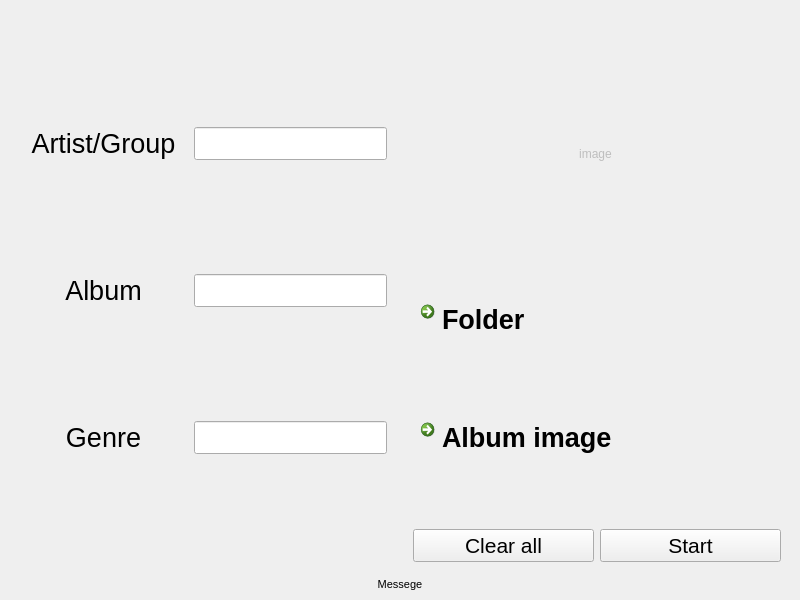
<?xml version="1.0" encoding="UTF-8"?>
<ui version="4.0">
 <class>MainWindow</class>
 <widget class="QMainWindow" name="MainWindow">
  <property name="geometry">
   <rect>
    <x>0</x>
    <y>0</y>
    <width>800</width>
    <height>600</height>
   </rect>
  </property>
  <property name="windowTitle">
   <string>MainWindow</string>
  </property>
  <widget class="QWidget" name="centralwidget">
   <layout class="QGridLayout" name="gridLayout">
    <item row="0" column="0">
     <layout class="QHBoxLayout" name="horizontalLayout">
      <item>
       <layout class="QVBoxLayout" name="verticalLayout">
        <property name="leftMargin">
         <number>10</number>
        </property>
        <property name="topMargin">
         <number>10</number>
        </property>
        <property name="rightMargin">
         <number>10</number>
        </property>
        <property name="bottomMargin">
         <number>10</number>
        </property>
        <item>
         <layout class="QHBoxLayout" name="horizontalLayout_2">
          <item>
           <widget class="QLabel" name="label_artist">
            <property name="font">
             <font>
              <pointsize>20</pointsize>
             </font>
            </property>
            <property name="text">
             <string>Artist/Group</string>
            </property>
            <property name="alignment">
             <set>Qt::AlignCenter</set>
            </property>
           </widget>
          </item>
          <item>
           <widget class="QLineEdit" name="input_artist">
            <property name="sizePolicy">
             <sizepolicy hsizetype="Minimum" vsizetype="Fixed">
              <horstretch>0</horstretch>
              <verstretch>0</verstretch>
             </sizepolicy>
            </property>
            <property name="font">
             <font>
              <pointsize>16</pointsize>
             </font>
            </property>
           </widget>
          </item>
         </layout>
        </item>
        <item>
         <layout class="QHBoxLayout" name="horizontalLayout_3">
          <item>
           <widget class="QLabel" name="label_album">
            <property name="font">
             <font>
              <pointsize>20</pointsize>
             </font>
            </property>
            <property name="text">
             <string>Album</string>
            </property>
            <property name="alignment">
             <set>Qt::AlignCenter</set>
            </property>
           </widget>
          </item>
          <item>
           <widget class="QLineEdit" name="input_album">
            <property name="sizePolicy">
             <sizepolicy hsizetype="Minimum" vsizetype="Fixed">
              <horstretch>0</horstretch>
              <verstretch>0</verstretch>
             </sizepolicy>
            </property>
            <property name="font">
             <font>
              <pointsize>16</pointsize>
             </font>
            </property>
           </widget>
          </item>
         </layout>
        </item>
        <item>
         <layout class="QHBoxLayout" name="horizontalLayout_4">
          <item>
           <widget class="QLabel" name="label_genre">
            <property name="font">
             <font>
              <pointsize>20</pointsize>
             </font>
            </property>
            <property name="layoutDirection">
             <enum>Qt::LeftToRight</enum>
            </property>
            <property name="text">
             <string>Genre</string>
            </property>
            <property name="alignment">
             <set>Qt::AlignCenter</set>
            </property>
           </widget>
          </item>
          <item>
           <widget class="QLineEdit" name="input_genre">
            <property name="sizePolicy">
             <sizepolicy hsizetype="Minimum" vsizetype="Fixed">
              <horstretch>0</horstretch>
              <verstretch>0</verstretch>
             </sizepolicy>
            </property>
            <property name="font">
             <font>
              <pointsize>16</pointsize>
             </font>
            </property>
           </widget>
          </item>
         </layout>
        </item>
       </layout>
      </item>
      <item>
       <layout class="QVBoxLayout" name="verticalLayout_2">
        <property name="leftMargin">
         <number>10</number>
        </property>
        <property name="topMargin">
         <number>10</number>
        </property>
        <property name="rightMargin">
         <number>10</number>
        </property>
        <property name="bottomMargin">
         <number>10</number>
        </property>
        <item>
         <layout class="QVBoxLayout" name="verticalLayout_3">
          <item>
           <widget class="QLabel" name="image_of_album">
            <property name="enabled">
             <bool>false</bool>
            </property>
            <property name="sizePolicy">
             <sizepolicy hsizetype="Preferred" vsizetype="Preferred">
              <horstretch>0</horstretch>
              <verstretch>0</verstretch>
             </sizepolicy>
            </property>
            <property name="maximumSize">
             <size>
              <width>365</width>
              <height>275</height>
             </size>
            </property>
            <property name="text">
             <string>image</string>
            </property>
            <property name="textFormat">
             <enum>Qt::AutoText</enum>
            </property>
            <property name="scaledContents">
             <bool>true</bool>
            </property>
            <property name="alignment">
             <set>Qt::AlignCenter</set>
            </property>
           </widget>
          </item>
         </layout>
        </item>
        <item>
         <layout class="QVBoxLayout" name="verticalLayout_4">
          <item>
           <widget class="QCommandLinkButton" name="folder_link">
            <property name="font">
             <font>
              <family>Segoe UI</family>
              <pointsize>20</pointsize>
             </font>
            </property>
            <property name="text">
             <string>Folder</string>
            </property>
           </widget>
          </item>
          <item>
           <widget class="QCommandLinkButton" name="album_image_link">
            <property name="font">
             <font>
              <family>Segoe UI</family>
              <pointsize>20</pointsize>
             </font>
            </property>
            <property name="text">
             <string>Album image</string>
            </property>
           </widget>
          </item>
          <item>
           <layout class="QHBoxLayout" name="horizontalLayout_5">
            <item>
             <widget class="QPushButton" name="clear_button">
              <property name="font">
               <font>
                <pointsize>16</pointsize>
               </font>
              </property>
              <property name="text">
               <string>Clear all</string>
              </property>
             </widget>
            </item>
            <item>
             <widget class="QPushButton" name="start_process_button">
              <property name="sizePolicy">
               <sizepolicy hsizetype="Preferred" vsizetype="Fixed">
                <horstretch>0</horstretch>
                <verstretch>0</verstretch>
               </sizepolicy>
              </property>
              <property name="maximumSize">
               <size>
                <width>300</width>
                <height>16777215</height>
               </size>
              </property>
              <property name="font">
               <font>
                <pointsize>16</pointsize>
               </font>
              </property>
              <property name="text">
               <string>Start</string>
              </property>
             </widget>
            </item>
           </layout>
          </item>
         </layout>
        </item>
       </layout>
      </item>
     </layout>
    </item>
    <item row="1" column="0">
     <widget class="QLabel" name="messege">
      <property name="sizePolicy">
       <sizepolicy hsizetype="Preferred" vsizetype="Maximum">
        <horstretch>0</horstretch>
        <verstretch>0</verstretch>
       </sizepolicy>
      </property>
      <property name="font">
       <font>
        <pointsize>8</pointsize>
       </font>
      </property>
      <property name="text">
       <string>Messege</string>
      </property>
      <property name="alignment">
       <set>Qt::AlignCenter</set>
      </property>
     </widget>
    </item>
   </layout>
  </widget>
 </widget>
 <resources/>
 <connections/>
</ui>
